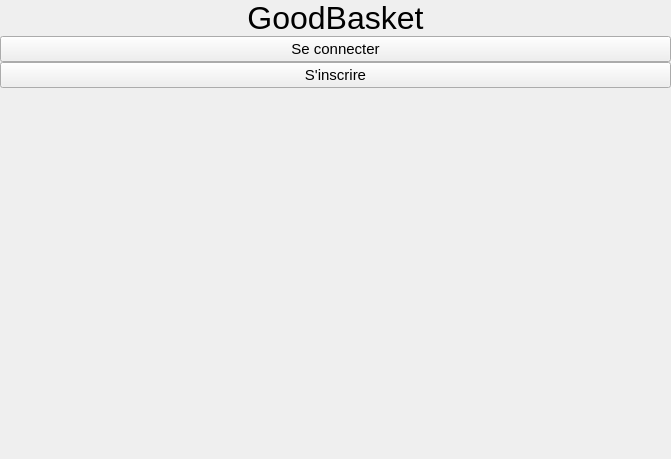
<?xml version="1.0" encoding="UTF-8"?>
<ui version="4.0">
 <class>Opener</class>
 <widget class="QWidget" name="Opener">
  <property name="geometry">
   <rect>
    <x>0</x>
    <y>0</y>
    <width>671</width>
    <height>459</height>
   </rect>
  </property>
  <layout class="QVBoxLayout" name="verticalLayout_2">
   <property name="spacing">
    <number>0</number>
   </property>
   <property name="leftMargin">
    <number>0</number>
   </property>
   <property name="topMargin">
    <number>0</number>
   </property>
   <property name="rightMargin">
    <number>0</number>
   </property>
   <property name="bottomMargin">
    <number>0</number>
   </property>
   <item>
    <layout class="QVBoxLayout" name="verticalLayout">
     <item>
      <widget class="QLabel" name="label">
       <property name="font">
        <font>
         <pointsize>24</pointsize>
        </font>
       </property>
       <property name="text">
        <string>GoodBasket</string>
       </property>
       <property name="alignment">
        <set>Qt::AlignCenter</set>
       </property>
      </widget>
     </item>
     <item>
      <widget class="QPushButton" name="pushButton">
       <property name="font">
        <font>
         <pointsize>11</pointsize>
        </font>
       </property>
       <property name="text">
        <string>Se connecter</string>
       </property>
      </widget>
     </item>
     <item>
      <widget class="QPushButton" name="pushButton_2">
       <property name="font">
        <font>
         <pointsize>11</pointsize>
        </font>
       </property>
       <property name="text">
        <string>S'inscrire</string>
       </property>
      </widget>
     </item>
     <item>
      <spacer name="verticalSpacer">
       <property name="orientation">
        <enum>Qt::Vertical</enum>
       </property>
       <property name="sizeHint" stdset="0">
        <size>
         <width>20</width>
         <height>40</height>
        </size>
       </property>
      </spacer>
     </item>
    </layout>
   </item>
  </layout>
 </widget>
 <resources/>
 <connections/>
</ui>
